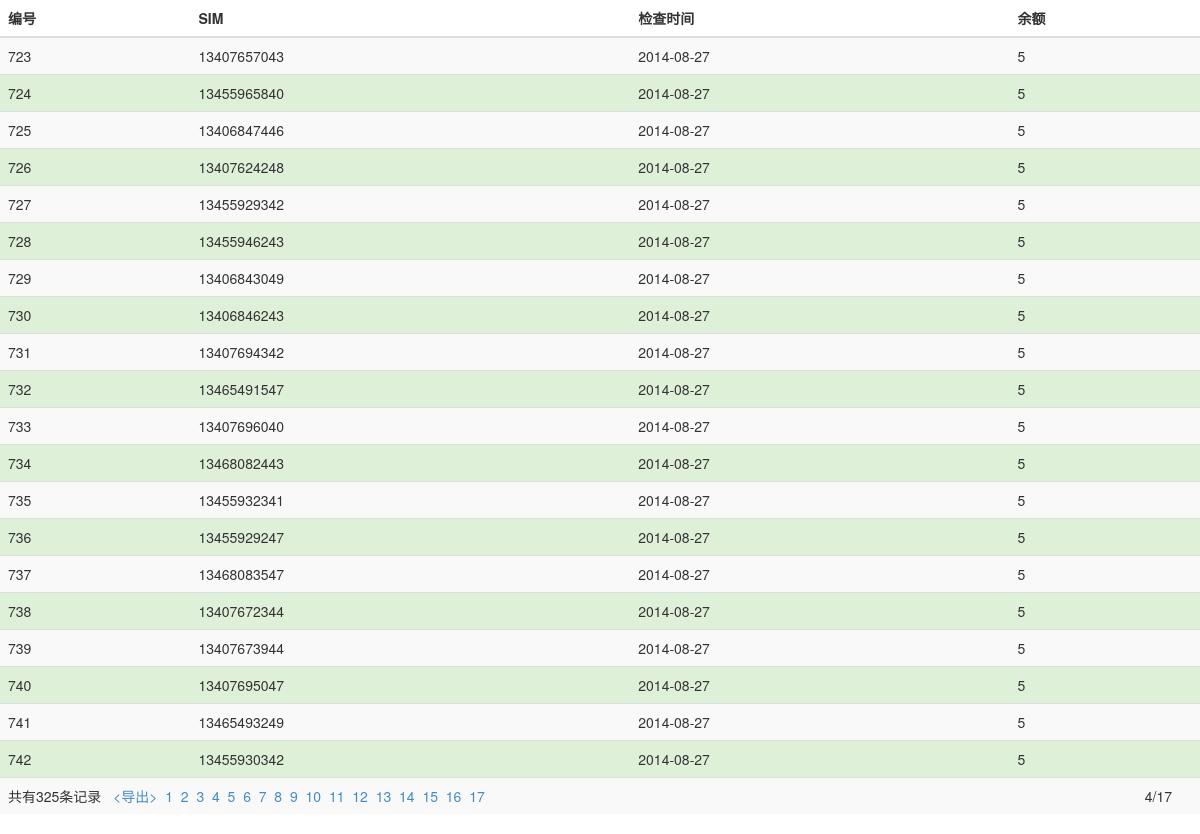
The app's page /index.php?page=4 with its own data.
### tables this page shows
CREATE TABLE IF NOT EXISTS `baseinfo` (
  `id` int(11) NOT NULL AUTO_INCREMENT,
  `sim` varchar(11) NOT NULL,
  `lastcheck` date NOT NULL,
  `current` float NOT NULL,
  PRIMARY KEY (`id`)
);

### Web/index.php (the view, shortened to what this page needs)
<!DOCTYPE html>
<html>
  <head>
    <link rel="stylesheet" href="css/bootstrap.min.css">
    <link rel="stylesheet" href="css/balance.css">
  </head>
  <body>
    <?php
    $sql = "select * from baseinfo where current < 10 or current = 99999 order by current";
    $result = mysql_query($sql);
    $rowNumber = mysql_num_rows($result);
    $pageSize = 20;
    $pageCount = ceil($rowNumber / $pageSize);
    $pageNum=isset($_GET['page'])?intval($_GET['page']):1;
    $offset = ($pageNum - 1) * $pageSize;
    $sql .= " limit {$offset}, {$pageSize}";
    $result = mysql_query($sql);
    ?>
    <div class="container-fluid">
    <div class="row-fluid">
        <div class="span12">
            <table class="table table-hover table-striped">
                <thead>
                    <tr>
                        <th>
                            编号
                        </th>
                        <th>
                            SIM
                        </th>
                        <th>
                            检查时间
                        </th>
                        <th>
                            余额
                        </th>
                    </tr>
                </thead>
                <tbody>
                    <?php
                    while ($row = mysql_fetch_array($result)) {
                        echo "<tr class = 'success'>";
                        echo "<td>" . $row['id'] . "</td>";
                        echo "<td>" . $row['sim'] . "</td>";
                        echo "<td>" . $row['lastcheck'] . "</td>";
                        echo "<td>" . $row['current'] . "</td>";
                        echo "</tr>";
                    }
                    ?>
                    <tr>
                        <?php
                        echo "<td colspan = '4'>共有" . $rowNumber . "条记录 &nbsp;&nbsp;<a href = 'export.php'><导出></a>&nbsp;&nbsp;";
                        if ($rowNumber <= $pageSize) {
                            echo "1";
                        }
                        else {
                            for ($i=1; $i <= $pageCount ; $i++) {
                                echo "<a href=\"{$_SERVER['PHP_SELF']}?page={$i}\">{$i}</a>&nbsp;&nbsp;";
                            }
                            echo "<span>" . $pageNum . "/" . $pageCount . "</span>";
                        }
                        echo "</td>";
                        ?>
                    </tr>
                </tbody>
            </table>
        </div>
    </div>
</div>
  </body>
</html>

### Web/css/balance.css (style rules this page uses)
td span { float:right; padding-right:20px; }

### records on screen
baseinfo: id "723", sim "13407657043", lastcheck "2014-08-27", current "5"
baseinfo: id "724", sim "13455965840", lastcheck "2014-08-27", current "5"
baseinfo: id "725", sim "13406847446", lastcheck "2014-08-27", current "5"
baseinfo: id "726", sim "13407624248", lastcheck "2014-08-27", current "5"
baseinfo: id "727", sim "13455929342", lastcheck "2014-08-27", current "5"
baseinfo: id "728", sim "13455946243", lastcheck "2014-08-27", current "5"
baseinfo: id "729", sim "13406843049", lastcheck "2014-08-27", current "5"
baseinfo: id "730", sim "13406846243", lastcheck "2014-08-27", current "5"
baseinfo: id "731", sim "13407694342", lastcheck "2014-08-27", current "5"
baseinfo: id "732", sim "13465491547", lastcheck "2014-08-27", current "5"
baseinfo: id "733", sim "13407696040", lastcheck "2014-08-27", current "5"
baseinfo: id "734", sim "13468082443", lastcheck "2014-08-27", current "5"
baseinfo: id "735", sim "13455932341", lastcheck "2014-08-27", current "5"
baseinfo: id "736", sim "13455929247", lastcheck "2014-08-27", current "5"
baseinfo: id "737", sim "13468083547", lastcheck "2014-08-27", current "5"
baseinfo: id "738", sim "13407672344", lastcheck "2014-08-27", current "5"
baseinfo: id "739", sim "13407673944", lastcheck "2014-08-27", current "5"
baseinfo: id "740", sim "13407695047", lastcheck "2014-08-27", current "5"
baseinfo: id "741", sim "13465493249", lastcheck "2014-08-27", current "5"
baseinfo: id "742", sim "13455930342", lastcheck "2014-08-27", current "5"

### other values on screen
$rowNumber "325"
$pageNum "4"
$pageCount "17"
